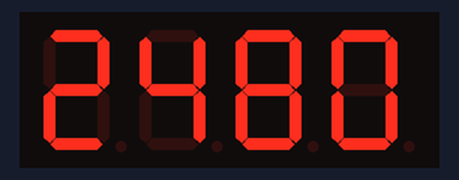
Bench run of a sketch on a simulated Arduino Uno, built with avr-gcc and run on an emulated ATmega328P. Shown: 4-digit seven-segment display.

Above: at 0.1 s.
At 4.8 s:
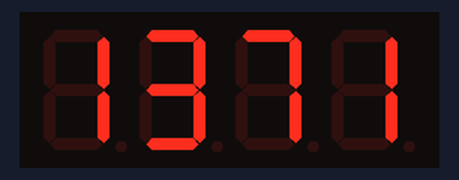
At 9.5 s:
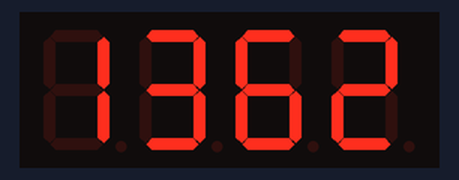
At 19.4 s:
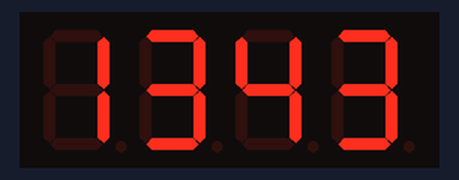
At 29.3 s:
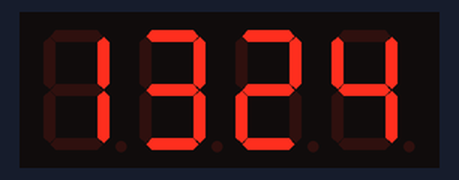
At 39.2 s:
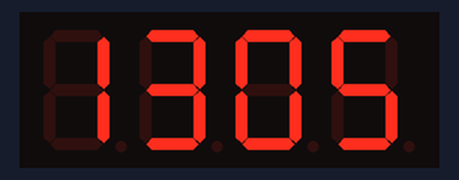

The sketch:

TM1637Test.ino
```cpp
#include <Arduino.h>
#include <TM1637Display.h>

// Module connection pins (Digital Pins)
#define CLK 2
#define DIO 3

// The amount of time (in milliseconds) between tests
#define TEST_DELAY   2000

const uint8_t SEG_DONE[] = {
	SEG_B | SEG_C | SEG_D | SEG_E | SEG_G,           // d
	SEG_A | SEG_B | SEG_C | SEG_D | SEG_E | SEG_F,   // O
	SEG_C | SEG_E | SEG_G,                           // n
	SEG_A | SEG_D | SEG_E | SEG_F | SEG_G            // E
	};

TM1637Display display(CLK, DIO);

void setup()
{
}

void loop()
{
  int k;
  uint8_t data[] = { 0xff, 0xff, 0xff, 0xff };
  uint8_t blank[] = { 0x00, 0x00, 0x00, 0x00 };
  display.setBrightness(0x0f);


  // Selectively set different digits
  for(int i=2000; i>=0;i--){
  data[0] = display.encodeDigit(i/1000);
  data[1] = display.encodeDigit(i/100);
  data[2] = display.encodeDigit(i/10);
  data[3] = display.encodeDigit(i%10);
  display.setSegments(data);

  delay(500);
  }


}
```

Measured:
- what the display in image 1 shows lasts 0.5 s, from 4.7 s to 5.2 s
